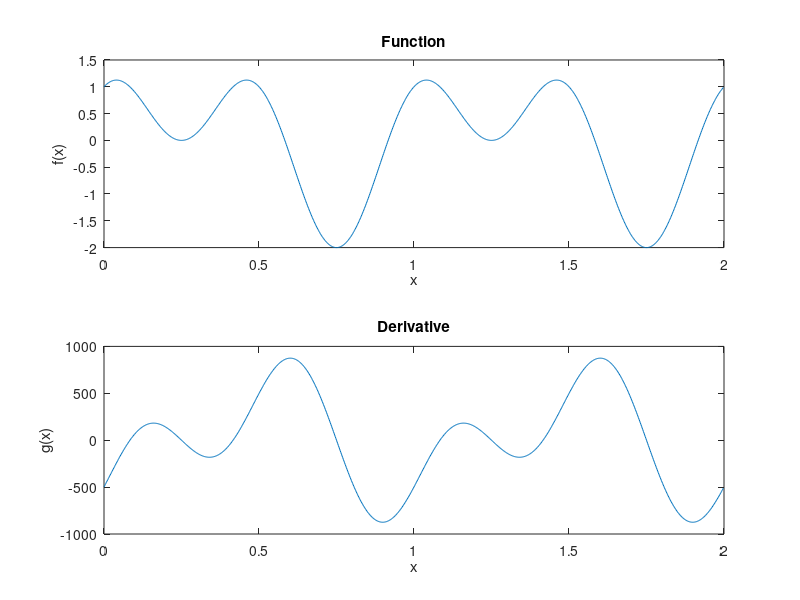

Source code (MATLAB):
                                   % This code is contributed by Miss Chatgpt and Mohitha......


% 1. Define the function f(x) that you want to differentiate.
% 2.Create a vector x that represents the spatial domain values at which you want to compute the derivative.
% 3.Compute the Fourier coefficients F(k) of the function f(x) using the Fourier series formula.
% 4.Compute the Fourier coefficients G(k) of the derivative g(x) using the relationship G(k) = (i * k * F(k)).
%5. Compute the inverse Fourier coefficients g(x) using the inverse Fourier series formula.
%6. Plot the function f(x) and its derivative g(x) to visualize the results.

% Define the function to differentiate
f = @(x) sin(2*pi*x) + cos(4*pi*x);

% Define the spatial domain
L = 2; % Length of the spatial domain
N = 1000; % Number of spatial points
dx = L / N; % Spatial step size
x = linspace(0, L-dx, N);

% Compute the Fourier coefficients of f(x)
F = zeros(size(x));
for k = 1:N
    F(k) = sum(f(x) .* exp(-1i*2*pi*(k-1)*x/L)) * dx;
end

% Compute the Fourier coefficients of the derivative g(x)
G = 1i * (1:N) .* F;

% Compute the inverse Fourier coefficients of g(x)
g = zeros(size(x));
for k = 1:N
    g = g + G(k) * exp(1i*2*pi*(k-1)*x/L);
end
g = real(g) / L;

% Plot the function and its derivative
figure;
subplot(2, 1, 1);
plot(x, f(x));
xlabel('x');
ylabel('f(x)');
title('Function');
subplot(2, 1, 2);
plot(x, g);
xlabel('x');
ylabel('g(x)');
title('Derivative');
